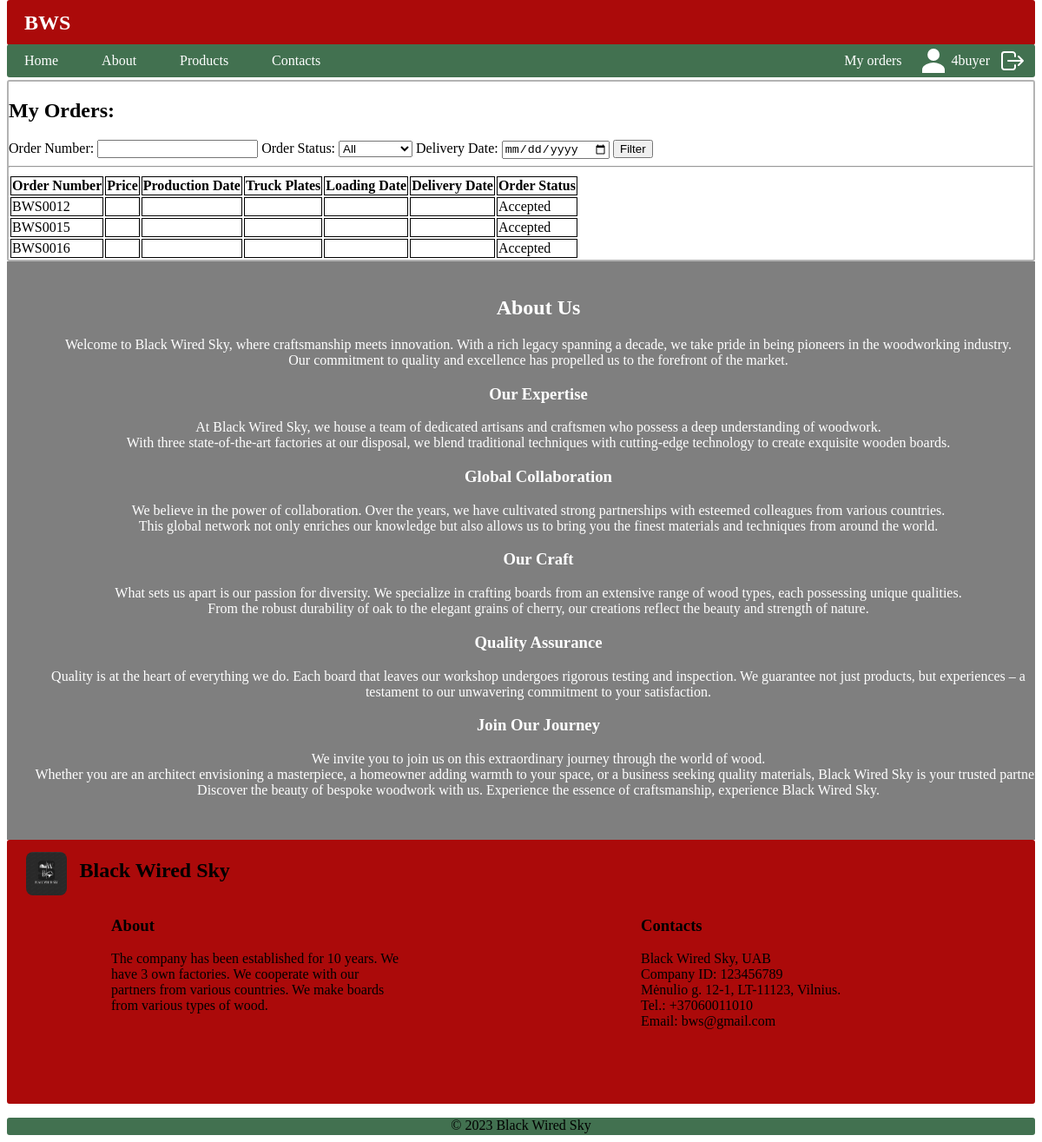
/bws/user_orders/ (signed in), run on the app's committed database.
### bws/models.py (models this page shows, shortened)
class Order(models.Model):
    order_nr = models.CharField(verbose_name='Order Number', max_length=20, unique=True, blank=True, editable=False)
    creating_date = models.DateTimeField(verbose_name='Create Date', default=timezone.now, editable=False)
    buyer_info = models.ForeignKey(to='BuyerOrder', verbose_name='Buyer', on_delete=models.CASCADE, null=True, blank=True)
    seller_info = models.ForeignKey(to='SellerOrder', verbose_name='Seller', on_delete=models.CASCADE, null=True, blank=True)
    price = models.CharField(verbose_name='Price', max_length=10, blank=True, editable=False)
    production_date = models.CharField(verbose_name='Production Date', max_length=10, blank=True, editable=False)
    transport = models.ForeignKey(to='TransportCompany', verbose_name='Transport Information', on_delete=models.CASCADE, null=True, blank=True, related_name='orders_as_transport')
    transport_plates = models.ForeignKey(to='Transport', verbose_name='Truck Plates', on_delete=models.CASCADE, null=True, blank=True, related_name='orders_as_plates')
    transport_load_date = models.ForeignKey(to='Transport', verbose_name='Transport Loading Date', on_delete=models.CASCADE, null=True, blank=True, related_name='orders_as_load_date')
    transport_unload_date = models.ForeignKey(to='Transport', verbose_name='Transport Unloading Date', on_delete=models.CASCADE, null=True, blank=True, related_name='orders_as_unload_date')
    user_client = models.ForeignKey(User, on_delete=models.CASCADE, null=True, blank=True)
    ORDER_STATUS = (
        ('a', 'Accepted'),
        ('p', 'In produce'),
        ('l', 'Loaded'),
        ('y', 'Delivered'),
        ('d', 'Declined'),
    )
    order_status = models.CharField(verbose_name='Status', choices=ORDER_STATUS, max_length=20, blank=True, editable=False)
    class Meta:
        verbose_name = 'Order'
        verbose_name_plural = 'Orders'

### bws/views.py (the view)
# urls.py: path('user_orders/', views.UserOrdersListView.as_view(), name='user_orders'),
class UserOrdersListView(LoginRequiredMixin, generic.ListView):
    model = Order
    template_name = 'user_orders.html'
    context_object_name = 'user_orders'
    def get_queryset(self):
        queryset = Order.objects.filter(user_client=self.request.user)
        order_number = self.request.GET.get('order_number')
        order_status = self.request.GET.get('order_status')
        delivery_date = self.request.GET.get('delivery_date')
        if order_number:
            queryset = queryset.filter(order_nr__icontains=order_number)
        if order_status:
            queryset = queryset.filter(order_status=order_status)
        if delivery_date:
            queryset = queryset.filter(transport_unload_date__unloading_date=delivery_date)
        return queryset

### bws/templates/user_orders.html (shortened to what this page needs)
{% extends 'base.html' %}
{% load static %}
{% block 'content' %}
<div class="content">
    <h2>My Orders:</h2>
    <form method="get" action="{% url 'user_orders' %}">
        <label for="order_number">Order Number:</label>
        <input type="text" id="order_number" name="order_number" value="{{ request.GET.order_number }}">
        <label for="order_status">Order Status:</label>
        <select id="order_status" name="order_status">
            <option value="">All</option>
        </select>
        <label for="delivery_date">Delivery Date:</label>
        <input type="date" id="delivery_date" name="delivery_date" value="{{ request.GET.delivery_date }}">
        <button type="submit">Filter</button>
    </form>
    <hr>
    <table>
        <tr>
            <th>Order Number</th>
            <th>Price</th>
            <th>Production Date</th>
            <th>Truck Plates</th>
            <th>Loading Date</th>
            <th>Delivery Date</th>
            <th>Order Status</th>
        </tr>
        {% for order in user_orders %}
        <tr>
            <td>{{ order.order_nr }}</td>
            {% if order.price %}
            <td>{{ order.price }}</td>
            {% else %}
            <td></td>
            {% endif %}
            <td>{{ order.production_date }}</td>
            <td>{{ order.transport_plates.truck_plates }}</td>
            <td>{{ order.transport_load_date.loading_date }}</td>
            <td>{{ order.transport_unload_date.unloading_date }}</td>
            <td>{{ order.get_order_status_display }}</td>
        </tr>
        {% empty %}
        <tr>
            <td colspan="7">No orders found.</td>
        </tr>
        {% endfor %}
    </table>
</div>
{% endblock %}

### bws/templates/base.html (shortened to what this page needs)
<!DOCTYPE html>
{% load static %}
<html lang="en" xmlns="http://www.w3.org/1999/html">
<head>
  <link rel="stylesheet" type="text/css" href="{% static 'css/style.css' %}">
</head>
<body>
  <div class="upper-panel">
    <div class="logo">BWS</div>
  </div>
  <div class="menu-bar">
    <div class="menu-items">
      <a href="{% url 'index' %}" class="menu-item">Home</a>
      <a href="#content3" class="menu-item">About</a>
      <a href="{% url 'products' %}" class="menu-item">Products</a>
      <a href="#footer" class="menu-item">Contacts</a>
    </div>
    <div class="menu-user-items">
      {% if user.is_authenticated %}
      <a href="{% url 'user_orders' %}" class="menu-user-item">My orders</a>
      <a href="{% url 'profile' %}" class="menu-user-icon">
        <svg width="32" height="32" fill="currentColor" viewBox="0 0 24 24" xmlns="http://www.w3.org/2000/svg">
        <path d="M12 12a5.25 5.25 0 1 0 0-10.499A5.25 5.25 0 0 0 12 12Zm0 1.5c-3.254 0-9.75 2.01-9.75 6v3h19.5v-3c0-3.99-6.496-6-9.75-6Z"></path>
        </svg>
        <span>{{ user.username }}</span>
      </a>
      <a href="{% url 'logout' %}" class="menu-user-logout">
      </a>
      {% endif %}
    </div>
  </div>
    {% block 'content' %}{% endblock %}
<div class="content3" id="content3">
  <div class="video-container">
    <video autoplay muted loop id="background-video">
      <source src="{% static 'factory.mp4' %}" type="video/mp4">
    </video>
    <div class="overlay">
      <div class="content-info">
        <div class="credits">
          <h2>About Us</h2>
          <p>Welcome to Black Wired Sky, where craftsmanship meets innovation. With a rich legacy spanning a decade, we take pride in being pioneers in the woodworking industry. <br> Our commitment to quality and excellence has propelled us to the forefront of the market.</p>
          <h3>Our Expertise</h3>
          <p>At Black Wired Sky, we house a team of dedicated artisans and craftsmen who possess a deep understanding of woodwork. <br> With three state-of-the-art factories at our disposal, we blend traditional techniques with cutting-edge technology to create exquisite wooden boards.</p>
          <h3>Global Collaboration</h3>
          <p>We believe in the power of collaboration. Over the years, we have cultivated strong partnerships with esteemed colleagues from various countries. <br> This global network not only enriches our knowledge but also allows us to bring you the finest materials and techniques from around the world.</p>
          <h3>Our Craft</h3>
          <p>What sets us apart is our passion for diversity. We specialize in crafting boards from an extensive range of wood types, each possessing unique qualities. <br> From the robust durability of oak to the elegant grains of cherry, our creations reflect the beauty and strength of nature.</p>
          <h3>Quality Assurance</h3>
          <p>Quality is at the heart of everything we do. Each board that leaves our workshop undergoes rigorous testing and inspection. We guarantee not just products, but experiences – a testament to our unwavering commitment to your satisfaction.</p>
          <h3>Join Our Journey</h3>
          <p>We invite you to join us on this extraordinary journey through the world of wood. <br> Whether you are an architect envisioning a masterpiece, a homeowner adding warmth to your space, or a business seeking quality materials, Black Wired Sky is your trusted partner. <br> Discover the beauty of bespoke woodwork with us. Experience the essence of craftsmanship, experience Black Wired Sky.</p>
        </div>
      </div>
    </div>
  </div>
</div>
<footer>
  <div class="footer" id="footer">
    <div class="footer-logo">
      <a href="#" class="no-link-style">
        <img src="{% static 'images/logo.png' %}">
        <h2>Black Wired Sky</h2>
      </a>
    </div>
    <div class="footer-general">
      <div class="footer-about">
        <h3>About</h3>
        <p>The company has been established for 10 years. We have 3 own factories. We cooperate with our partners from various countries. We make boards from various types of wood.</p>
      </div>
      <div class="footer-Contacts">
        <h3>Contacts</h3>
          <p>Black Wired Sky, UAB<br>Company ID: 123456789<br>Mėnulio g. 12-1, LT-11123, Vilnius.<br>Tel.: +37060011010<br>Email: bws@gmail.com</p>
      </div>
    </div>
  </div>
  <div class="footer-info">
    <p>© 2023 Black Wired Sky</p>
  </div>
</footer>
</body>
</html>

### bws/static/css/style.css (style rules this page uses)
.upper-panel { display: flex; justify-content: space-between; align-items: center; background-color: #ab0a0a; color: #fff; padding: 10px 20px; border-radius: 3px; position: fixed; top: 0px; left: 8px; right: 8px; }
.logo { font-size: 24px; font-weight: bold; }
.menu-bar { background-color: #427150; display: flex; justify-content: space-between; align-items: center; border-radius: 3px; position: fixed; top: 51px; left: 8px; right: 8px; }
.menu-items { display: flex; align-items: center; }
.menu-item { padding: 10px 20px; color: #fff; text-decoration: none; transition: background-color 0.3s; margin-right: 10px; }
.menu-user-icon { color: #fff; margin-right: 10px; text-decoration: none; display: flex; align-items: center; }
.menu-user-icon svg { margin-right: 5px; }
.menu-user-logout { color: #fff; margin-right: 10px; text-decoration: none; display: flex; align-items: center; }
.menu-user-items { display: flex; }
.menu-user-item { padding: 10px 20px; color: #fff; text-decoration: none; transition: background-color 0.3s margin-right: 10px; }
.content { border: 2px solid #B3B3B3; border-radius: 3px; margin-top: 92px; }
.logo { font-size: 24px; font-weight: bold; animation: logoAnimation 5s linear infinite; }
.footer { border: 2px solid #ab0a0a; border-radius: 3px; background-color: #ab0a0a; height: 300px; }
.footer-logo { display: inline-block; margin-left: 20px; }
.footer-logo img { width: 20%; height: 50px; vertical-align: middle; border-radius: 8px; }
.footer-logo h2 { display: inline-block; margin-left: 10px; }
.footer-general { display: flex; justify-content: space-between; }
.footer-about, .footer-Contacts { flex: 0 0 calc(50% - 20px); padding: 0 10%; box-sizing: border-box; }
.table, th, td { border: 1px solid #000; }
.footer-info { margin-top: 0; background-color: #427150; border-radius: 3px; height: 20px; width: auto; text-align: center; }
.content3 { position: relative; }
.video-container { position: relative; width: 100%; height: 0; padding-bottom: 56.25%; }
#background-video { position: absolute; top: 0; left: 0; width: 100%; height: 100%; object-fit: cover; z-index: -1; }
.overlay { position: absolute; top: 0; left: 0; width: 100%; height: 100%; background-color: rgba(0, 0, 0, 0.5); z-index: 1; overflow: hidden; }
.content-info { position: absolute; top: 0; left: 0; width: 100%; padding: 20px; color: white; text-align: center; z-index: 2; }
.credits { animation: creditsScroll 50s linear infinite; }
a.no-link-style { text-decoration: none; color: inherit; cursor: pointer; }

### data on the page
Order: order_nr "BWS0012", order_status "Accepted"
Order: order_nr "BWS0015", order_status "Accepted"
Order: order_nr "BWS0016", order_status "Accepted"

### other printed values
{{ user.username }} "4buyer"
